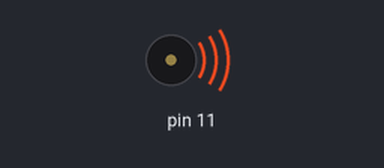
Bench run of a sketch on a simulated Arduino Uno, built with avr-gcc and run on an emulated ATmega328P. Shown: buzzer (waves = sounding).

Above: at 2.6 s.
At 6.7 s:
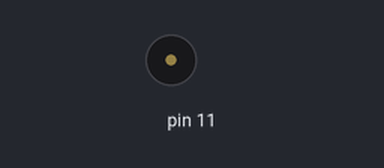
Timing chart, 0 to 8.2 s (numbered marks = the images above):
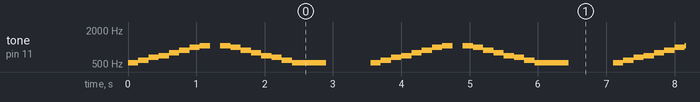

The sketch:

scale.ino
```cpp
//www.elegoo.com
//2016.12.08

#include "pitches.h"

// notes in the melody:
int melody[] = {
  NOTE_C5, NOTE_D5, NOTE_E5, NOTE_F5, NOTE_G5, NOTE_A5, NOTE_B5, NOTE_C6};
int duration = 500;  // 500 miliseconds

void setup() {

}

void loop() {
  for (int thisNote = 0; thisNote < 8; thisNote++) {
    // pin8 output the voice, every scale is 0.5 sencond
    tone(11, melody[thisNote], duration);

    // Output the voice after several minutes
    delay(150);
  }

  // restart after two seconds

  for (int thisNote = 8; thisNote >-1; thisNote--) {
    tone(11, melody[thisNote], duration);
    delay(150);
  }

  delay(1000);
}
```

Measured:
- by itself, tone on pin 11: repeats every 3.6 s: 587 Hz 0.15 s, 659 Hz 0.15 s, 698 Hz 0.15 s, 784 Hz 0.15 s, 880 Hz 0.15 s, 988 Hz 0.15 s, 1047 Hz 0.15 s, silent 0.15 s, 1047 Hz 0.15 s, 988 Hz 0.15 s, 880 Hz 0.15 s, 784 Hz 0.15 s, 698 Hz 0.15 s, 659 Hz 0.15 s, 587 Hz 0.15 s, 523 Hz 0.50 s, silent 0.65 s, 523 Hz 0.15 s
